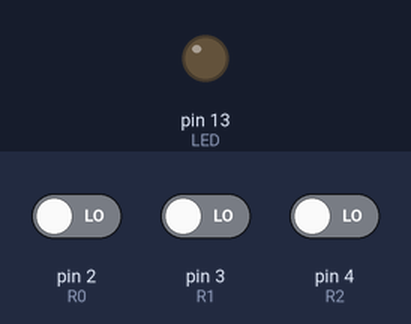
Bench run of a sketch on a simulated Arduino Uno, built with avr-gcc and run on an emulated ATmega328P. Shown: output pins drawn as LEDs (lit = HIGH). The test bench sets the inputs (shaded band); at power-on: pin 2 (R0) LOW, pin 3 (R1) LOW, pin 4 (R2) LOW.

Above: at 1.2 s.
1.3 s: pin 2 (R0) driven HIGH and pin 3 (R1) driven HIGH
At 2.5 s:
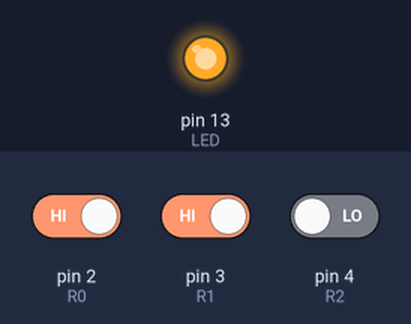
2.8 s: pin 2 (R0) driven LOW
At 3.7 s:
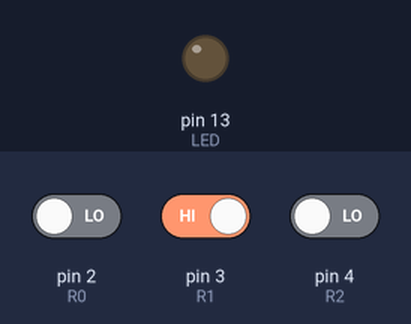
4.3 s: pin 2 (R0) driven HIGH
At 4.9 s:
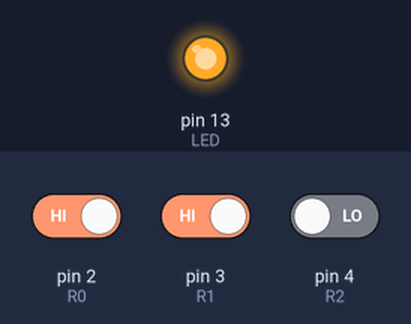
Timing chart, 0 to 7.3 s (numbered marks = the images above; inputs shaded):
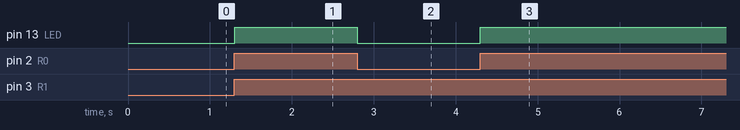

The sketch:

rotary_bracelet.ino
```cpp
/**
  * Code for reading rotary position off the rotary bracelet and changing LED brightness.
  *
  * Released into the wild by Valkyrie, Shiry, Mark, and Peggy on September 5, 2012.
  */

const int LED = 13;
const int R0 = 2;
const int R1 = 3;
const int R2 = 4;

void setup() {
  pinMode(LED, OUTPUT);
  pinMode(R0, INPUT);
  pinMode(R1, INPUT);
  pinMode(R2, INPUT);
}

void loop() {
  int power = 0;
  // read the pins
  if(digitalRead(R0)) power += 127;
  if(digitalRead(R1)) power += 63;
  if(digitalRead(R2)) power += 31;
  analogWrite(LED, power);

  delay(100);
}
```

Measured:
- after the input at 1.3 s, pin 13 (LED): LOW → HIGH at once
- after the input at 2.8 s, pin 13 (LED): HIGH → LOW at once
- after the input at 4.3 s, pin 13 (LED): LOW → HIGH at once
